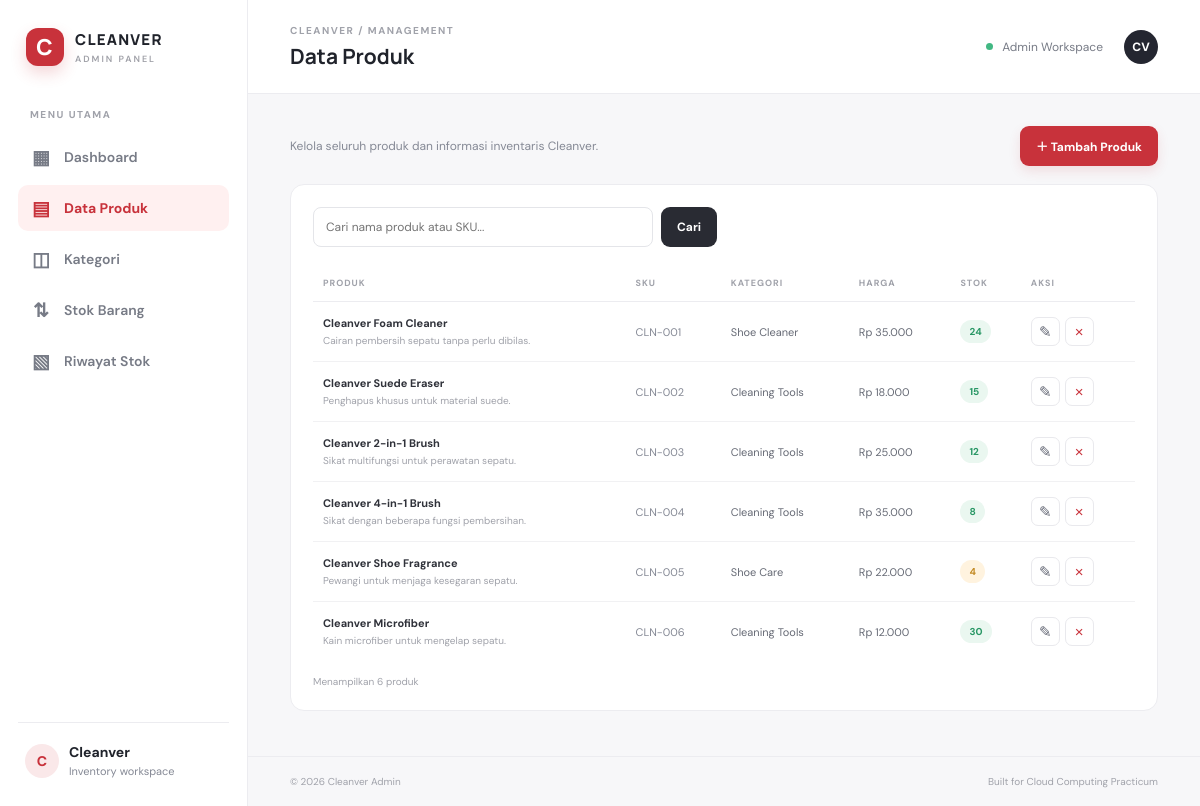
/products.php, run on the app's committed database.
### tables this page shows
CREATE TABLE products (
 id INT UNSIGNED AUTO_INCREMENT PRIMARY KEY,
 category_id INT UNSIGNED NULL,
 name VARCHAR(150) NOT NULL,
 sku VARCHAR(60) NOT NULL UNIQUE,
 price DECIMAL(12,2) NOT NULL DEFAULT 0,
 stock INT NOT NULL DEFAULT 0,
 description TEXT NULL,
 created_at TIMESTAMP DEFAULT CURRENT_TIMESTAMP,
 updated_at TIMESTAMP DEFAULT CURRENT_TIMESTAMP ON UPDATE CURRENT_TIMESTAMP,
 CONSTRAINT fk_products_category FOREIGN KEY (category_id) REFERENCES categories(id) ON DELETE RESTRICT ON UPDATE CASCADE,
 INDEX idx_products_name(name)
);

CREATE TABLE categories (
 id INT UNSIGNED AUTO_INCREMENT PRIMARY KEY,
 name VARCHAR(100) NOT NULL UNIQUE,
 description TEXT NULL,
 created_at TIMESTAMP DEFAULT CURRENT_TIMESTAMP
);

### includes/functions.php (called while the page is built, shortened)
<?php
function e($value): string { return htmlspecialchars((string)$value, ENT_QUOTES, 'UTF-8'); }
function rupiah($number): string { return 'Rp ' . number_format((float)$number, 0, ',', '.'); }

### products.php (the view, shortened to what this page needs)
<?php
require_once 'config/database.php'; require_once 'includes/functions.php'; verifyCsrf();
$action=$_GET['action']??'list'; $id=(int)($_GET['id']??0); $errors=[];
$categories=$pdo->query("SELECT id,name FROM categories ORDER BY name")->fetchAll();
$edit=null;if($action==='edit'&&$id){$q=$pdo->prepare("SELECT * FROM products WHERE id=?");$q->execute([$id]);$edit=$q->fetch();if(!$edit){flash('error','Produk tidak ditemukan.');redirect('products.php');}}
$search=trim($_GET['q']??'');
$sql="SELECT p.*,c.name category FROM products p LEFT JOIN categories c ON c.id=p.category_id";$params=[];
$sql.=" ORDER BY p.created_at DESC";$stmt=$pdo->prepare($sql);$stmt->execute($params);$products=$stmt->fetchAll();
$pageTitle='Data Produk';require 'includes/header.php';
?>
<?php if(in_array($action,['create','edit'])): $v=$edit??($_POST??[]); ?>
<div class="page-tools"><a class="back-link" href="products.php">← Kembali ke produk</a></div>
<section class="form-panel"><div class="panel-head"><div><span class="eyebrow">PRODUCT MANAGEMENT</span><h3><?= $action==='edit'?'Edit Produk':'Tambah Produk Baru' ?></h3><p class="muted">Lengkapi informasi produk Cleanver di bawah ini.</p></div></div>
<?php if($errors): ?><div class="alert error"><?= implode('<br>',array_map('e',$errors)) ?></div><?php endif; ?>
<form method="post" class="form-grid"><?= '<input type="hidden" name="csrf" value="'.e(csrfToken()).'"><input type="hidden" name="mode" value="save"><input type="hidden" name="id" value="'.(int)($v['id']??$id).'">' ?>
<label>Nama Produk <input required name="name" value="<?= e($v['name']??'') ?>" placeholder="Contoh: Cleanver Foam Cleaner"></label>
<label>SKU / Kode Produk <input required name="sku" value="<?= e($v['sku']??'') ?>" placeholder="CLN-001"></label>
<label>Kategori <select name="category_id"><option value="">Pilih kategori</option><?php foreach($categories as $c): ?><option value="<?= $c['id'] ?>" <?= (int)($v['category_id']??0)===$c['id']?'selected':'' ?>><?= e($c['name']) ?></option><?php endforeach; ?></select></label>
<label>Harga (Rp) <input type="number" min="0" step="100" name="price" value="<?= e($v['price']??'0') ?>"></label>
<label>Stok Awal <input type="number" min="0" name="stock" value="<?= e($v['stock']??'0') ?>"></label>
<label class="full">Deskripsi <textarea name="description" rows="4" placeholder="Deskripsi singkat produk..."><?= e($v['description']??'') ?></textarea></label>
<div class="form-actions"><a class="btn btn-outline" href="products.php">Batal</a><button class="btn btn-primary">Simpan Produk</button></div></form></section>
<?php else: ?>
<div class="page-tools"><p class="muted">Kelola seluruh produk dan informasi inventaris Cleanver.</p><a class="btn btn-primary" href="products.php?action=create">＋ Tambah Produk</a></div>
<section class="panel"><form class="search-bar" method="get"><input name="q" value="<?= e($search) ?>" placeholder="Cari nama produk atau SKU..."><button class="btn btn-dark">Cari</button></form>
<div class="table-wrap"><table><thead><tr><th>PRODUK</th><th>SKU</th><th>KATEGORI</th><th>HARGA</th><th>STOK</th><th>AKSI</th></tr></thead><tbody>
<?php foreach($products as $p): ?><tr><td><strong><?= e($p['name']) ?></strong><small class="table-sub"><?= e($p['description']?:'Produk Cleanver') ?></small></td><td class="muted"><?= e($p['sku']) ?></td><td><?= e($p['category']??'-') ?></td><td><?= rupiah($p['price']) ?></td><td><span class="stock-pill <?= $p['stock']<=5?'warning':'' ?>"><?= (int)$p['stock'] ?></span></td><td><div class="action-group"><a class="icon-btn" title="Edit" href="products.php?action=edit&id=<?= $p['id'] ?>">✎</a><form method="post" onsubmit="return confirm('Hapus produk ini?')"><input type="hidden" name="csrf" value="<?= e(csrfToken()) ?>"><input type="hidden" name="mode" value="delete"><input type="hidden" name="id" value="<?= $p['id'] ?>"><button class="icon-btn danger" title="Hapus">×</button></form></div></td></tr><?php endforeach; ?>
</tbody></table></div><div class="table-foot">Menampilkan <?= count($products) ?> produk</div></section>
<?php endif; require 'includes/footer.php'; ?>

### assets/css/style.css (style rules this page uses)
* { box-sizing:border-box }
:root { --red:#c8323b;--red-dark:#a9232d;--ink:#20232b;--muted:#858995;--line:#ececf0;--bg:#f7f7f9;--white:#fff }
body { margin:0;background:var(--bg);color:var(--ink);font-family:'DM Sans',sans-serif;font-size:14px }
.btn { border:0;border-radius:9px;padding:11px 16px;display:inline-flex;align-items:center;justify-content:center;gap:10px;font:700 12px 'DM Sans';text-decoration:none;cursor:pointer;transition:.2s }
.btn-primary { background:var(--red);color:#fff;box-shadow:0 5px 12px #c8323b20 }
.btn-dark { background:#292b33;color:#fff }
.stat-card,.panel,.form-panel { background:#fff;border:1px solid var(--line);border-radius:14px }
.panel,.form-panel { padding:22px }
.table-wrap { overflow-x:auto }
table { width:100%;border-collapse:collapse;white-space:nowrap }
th { text-align:left;font-size:9px;letter-spacing:1px;color:#a0a2aa;font-weight:700;padding:12px 10px;border-bottom:1px solid var(--line) }
td { padding:14px 10px;border-bottom:1px solid #f1f1f3;font-size:11px;color:#666a75 }
td strong { color:#30323a;font-size:11px }
tbody tr:last-child td { border-bottom:0 }
.table-sub { display:block;font-size:10px;color:#a0a2aa;margin-top:4px;max-width:210px;overflow:hidden;text-overflow:ellipsis }
.muted { color:var(--muted) }
.stock-pill,.type-pill { display:inline-block;border-radius:20px;padding:5px 9px;background:#eaf7f0;color:#299765;font-size:10px;font-weight:700 }
.stock-pill.warning { background:#fff3df;color:#c28a24 }
.page-tools { display:flex;align-items:center;justify-content:space-between;margin-bottom:18px }
.page-tools p { margin:0;font-size:12px }
.search-bar { display:flex;gap:8px;padding-bottom:18px }
.search-bar input { max-width:340px }
.search-bar input,.stack-form input,.stack-form select,.stack-form textarea,.form-grid input,.form-grid select,.form-grid textarea { width:100%;border:1px solid #e4e5e9;border-radius:8px;padding:11px 12px;background:#fff;font:12px 'DM Sans';color:#353741;outline:none }
.table-foot { padding-top:14px;color:#a0a2aa;font-size:10px }
.action-group { display:flex;align-items:center;gap:5px }
.action-group form { margin:0 }
.icon-btn { width:29px;height:29px;border:1px solid #e9e9ed;border-radius:7px;background:#fff;color:#626673;display:grid;place-items:center;text-decoration:none;cursor:pointer;font-size:15px }
.icon-btn.danger { color:var(--red) }

### data on the page
products: name "Cleanver Foam Cleaner", description "Cairan pembersih sepatu tanpa perlu dibilas.", sku "CLN-001", category.name "Shoe Cleaner", price "Rp 35.000", stock "24"
products: name "Cleanver Suede Eraser", description "Penghapus khusus untuk material suede.", sku "CLN-002", category.name "Cleaning Tools", price "Rp 18.000", stock "15"
products: name "Cleanver 2-in-1 Brush", description "Sikat multifungsi untuk perawatan sepatu.", sku "CLN-003", category.name "Cleaning Tools", price "Rp 25.000", stock "12"
products: name "Cleanver 4-in-1 Brush", description "Sikat dengan beberapa fungsi pembersihan.", sku "CLN-004", category.name "Cleaning Tools", price "Rp 35.000", stock "8"
products: name "Cleanver Shoe Fragrance", description "Pewangi untuk menjaga kesegaran sepatu.", sku "CLN-005", category.name "Shoe Care", price "Rp 22.000", stock "4"
products: name "Cleanver Microfiber", description "Kain microfiber untuk mengelap sepatu.", sku "CLN-006", category.name "Cleaning Tools", price "Rp 12.000", stock "30"

### other printed values
$pageTitle "Data Produk"
count($products) "6"
